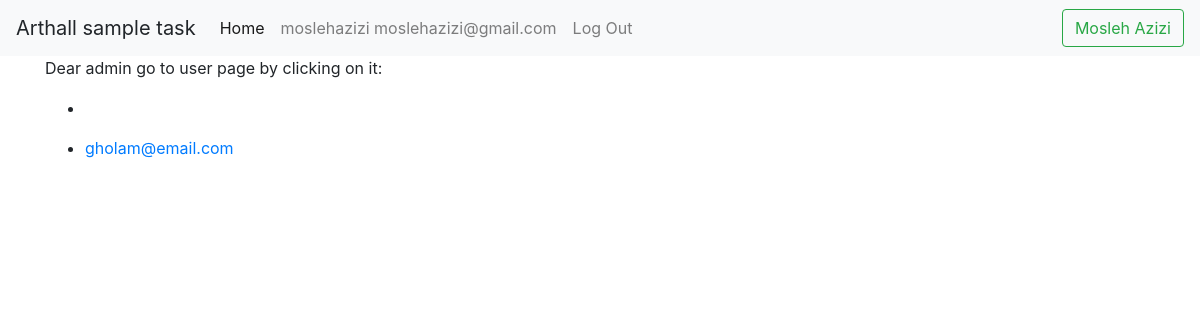
The page /register-confirmation/ (signed in) on the database as committed earlier.
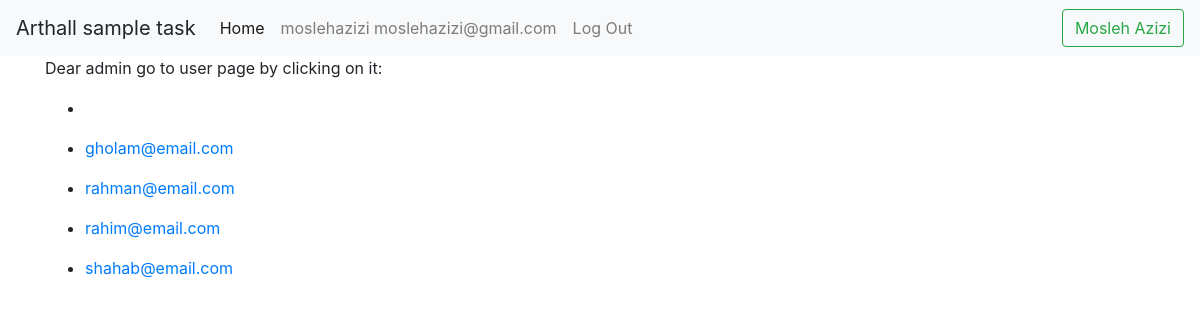
The same page on the database as committed later.
### accounts/models.py (models this page shows)
class CustomUser(AbstractUser):
    IsArtist = models.BooleanField(default=True)
    ConfirmUser = models.BooleanField(default=False)
    def __str__(self):
        return self.email

### pages/views.py (the view)
# urls.py: path('register-confirmation/', RegisterConfirmationView.as_view(), name='register_confirmation'),
class RegisterConfirmationView(LoginRequiredMixin, ListView):
    model = CustomUser
    context_object_name = 'not_confirmed_artists'
    template_name = 'pages/register_confirmation.html'
    fields = ('email', 'IsArtist', 'ConfirmUser',)

### templates/pages/register_confirmation.html (shortened to what this page needs)
{% extends "_base.html" %}
    {% block content %}
        <div class='container'>
            <div>
                <p>Dear admin go to user page by clicking on it:</p>
            </div>
            <ul>
                {% for artist in not_confirmed_artists %}
                    {% if not artist.ConfirmUser and artist.IsArtist%}
                        <li>
                            <p><a href="{% url "user_update" artist.pk %}?next={{ request.path }}">{{artist}}</a></p>
                        </li>
                    {% endif %}
                {% endfor %}
            </ul>
        </div>
    {% endblock content %}

Rows that differ between the two databases and show on the page:
added CustomUser: email "rahman@email.com"
added CustomUser: email "rahim@email.com"
added CustomUser: email "shahab@email.com"
